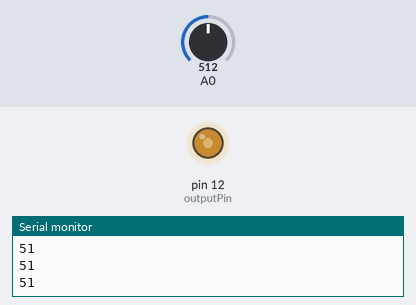
The sketch below on a simulated Arduino Uno, built with avr-gcc and run on an emulated ATmega328P. On the bench: output pins drawn as LEDs (lit = HIGH), the last lines printed to the serial monitor. The inputs (shaded band) are chosen by the test bench; at power-on: A0 = 512.

Above: at 1.2 s.
1.3 s: A0 set to 716
At 1.7 s:
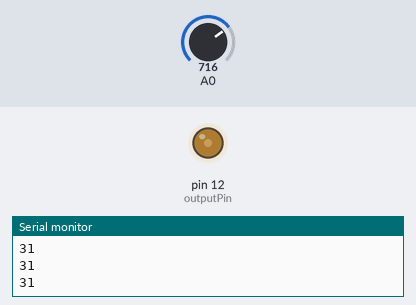
2.8 s: A0 set to 900
At 4.0 s:
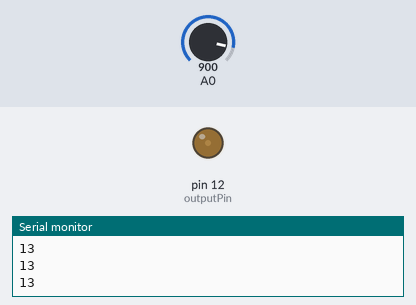
4.3 s: A0 set to 122
At 5.2 s:
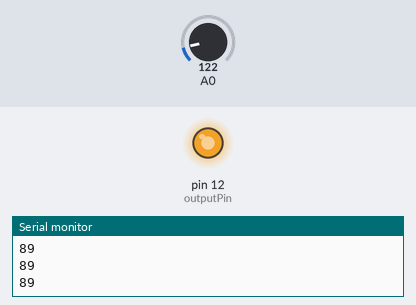
5.8 s: A0 set to 511
At 6.4 s:
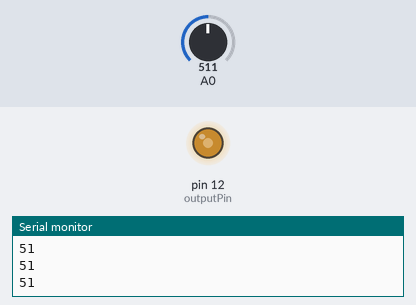
Timing chart, 0 to 8.3 s (numbered marks = the images above; inputs shaded):
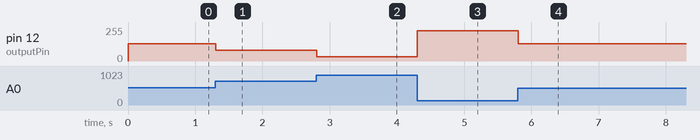

Measured:
- after the input at 1.3 s, pin 12 (outputPin): 130/255 → 79/255 at once
- after the input at 2.8 s, pin 12 (outputPin): 79/255 → 33/255 at once
- after the input at 4.3 s, pin 12 (outputPin): 33/255 → 226/255 at once
- after the input at 5.8 s, pin 12 (outputPin): 226/255 → 130/255 at once

The sketch:

dimmer.ino
```cpp
#include <RBDdimmer.h>//

//#define USE_SERIAL  SerialUSB //Serial for boards whith USB serial port
#define USE_SERIAL  Serial
#define outputPin  12
#define zerocross  5 // for boards with CHANGEBLE input pins

//dimmerLamp dimmer(outputPin, zerocross); //initialase port for dimmer for ESP8266, ESP32, Arduino due boards
dimmerLamp dimmer(outputPin); //initialase port for dimmer for MEGA, Leonardo, UNO, Arduino M0, Arduino Zero
int outVal = 0;

void setup() {
  USE_SERIAL.begin(9600);
  dimmer.begin(NORMAL_MODE, ON); //dimmer initialisation: name.begin(MODE, STATE)
}

void loop() {
  outVal = map(analogRead(0), 1, 1024, 100, 0); // analogRead(analog_pin), min_analog, max_analog, 100%, 0%);
  USE_SERIAL.println(outVal);
  dimmer.setPower(outVal); // name.setPower(0%-100%)
}
```
